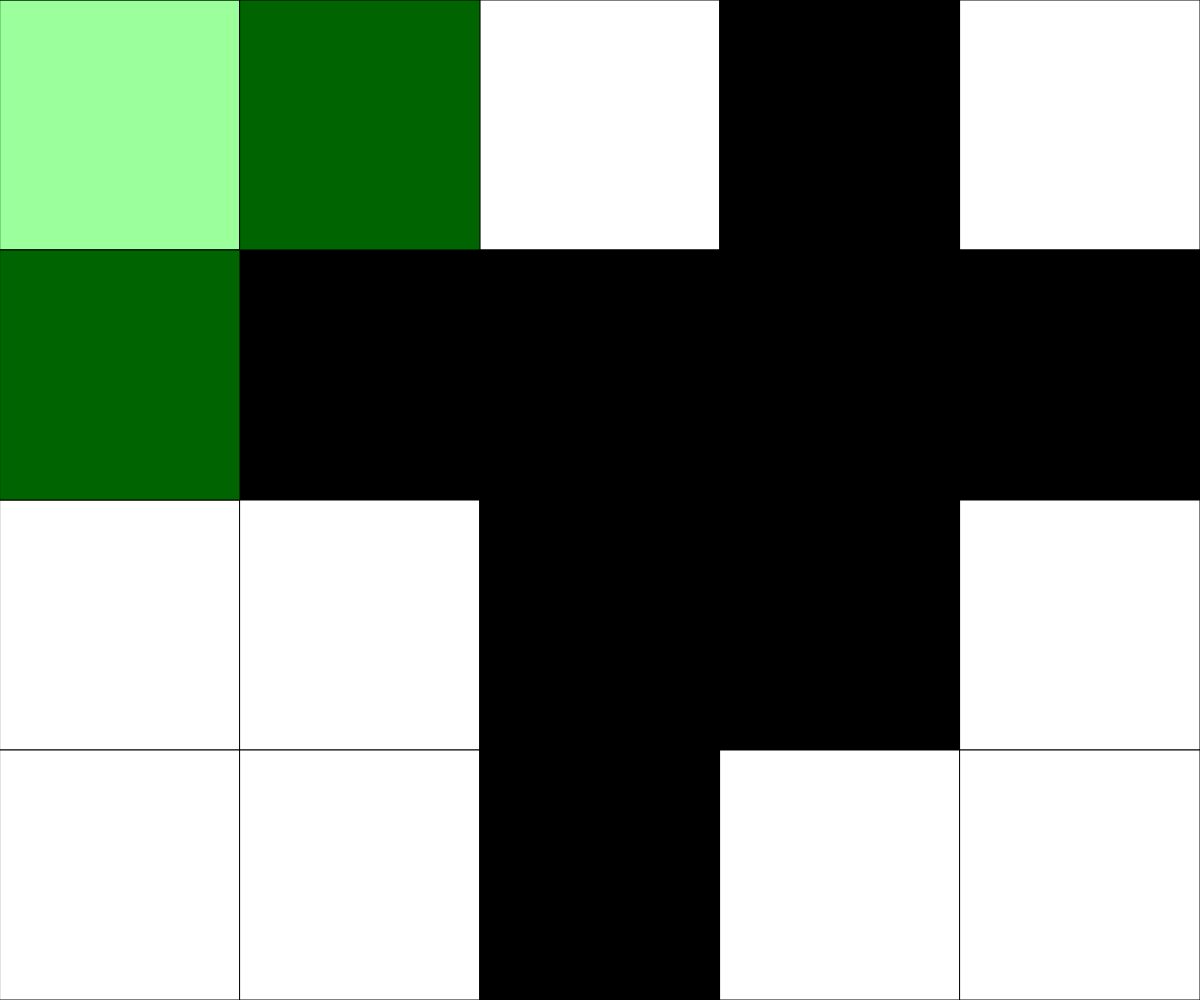
Frame 1 (no input)
Frame 60 (no input): identical to frame 1, image omitted
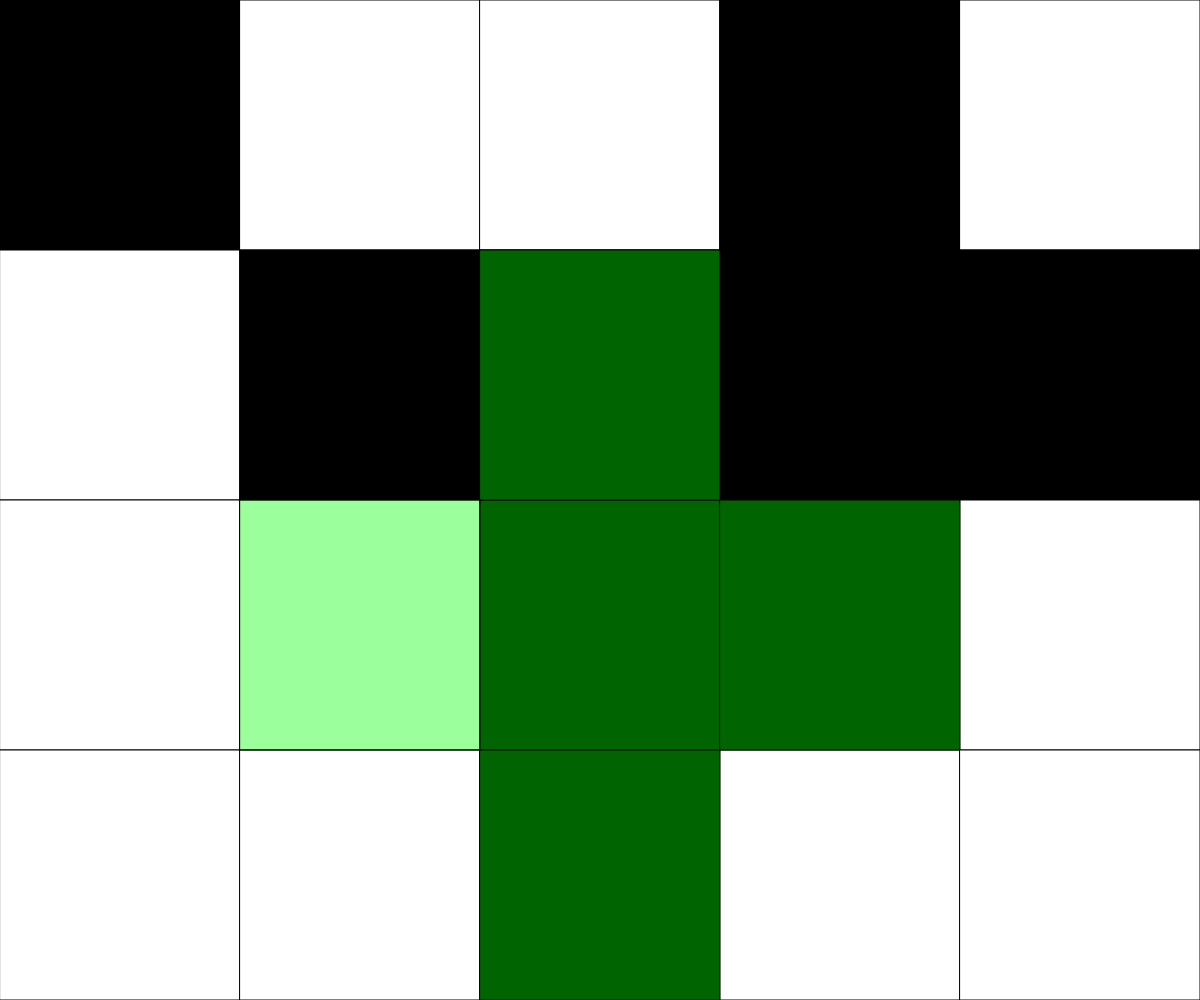
Frame 120 (the mouse pressed at the canvas centre since frame 60)

The p5.js sketch that drew these frames (run headless with seeded random() and noise() and a simulated clock; from frame 60 on, the mouse is pressed at the canvas centre):

// p5.js sketch
// ── sketch.js
// Project Title
// Your Name
// Date
//
// Extra for Experts:
// - describe what you did to take this project "above and beyond"
let NUM_ROWS = 4;//4 square in vertical
let NUM_COLS = 5;//5 square in horizontal
let rectWidth, rectHeight;
let currentRow, currentCol;
let gridData = [[0, 0, 0, 0, 0],
                 [0, 0, 0, 0, 0],
                 [0, 255, 0, 0, 0],
                 [255, 255, 255, 0, 0]];

let isCrossPattern = true;// Initialize pattern type

function setup() {
  createCanvas(windowWidth, windowHeight);
  rectWidth = width / NUM_COLS;// average each square
  rectHeight = height / NUM_ROWS;
  randomizeBoard(); // Randomize the starting board
}

function draw() {
  background(220);
  determineActiveSquare();
  drawGrid();// Determine which tile the mouse cursor is over    // Draw the overlay indicating affected squares
  overLay();  // Render the current game board to the screen
  Win(); //check win condition     
}

function mousePressed() {
  if (keyIsDown(SHIFT)) { // Check for shift key press
    flip(currentCol, currentRow); // Flip only the square under the mouse
    } else {// Flip based on current pattern type
    flip(currentCol, currentRow);// Flip center square
    if (isCrossPattern) { // Cross-shaped pattern flips
      flip(currentCol - 1, currentRow);
      flip(currentCol + 1, currentRow);
      flip(currentCol, currentRow - 1);
      flip(currentCol, currentRow + 1);
    } else {// Square pattern flips
      flip(currentCol -1, currentRow  );
      flip(currentCol , currentRow -1 );
      flip(currentCol -1, currentRow -1 );
}
}
}
function flip(col, row) { // given a column and row for the 2D array, flip its value from 0 to 255 or 255 to 0
  // conditions ensure that the col and row given are valid and exist for the array. If not, no operations take place.
  if (col >= 0 && col < NUM_COLS ){
    if (row >= 0 && row < NUM_ROWS){
      if (gridData[row][col] === 0) gridData[row][col] = 255;
      else gridData[row][col] = 0;
    }
  }
  }

function determineActiveSquare() {// An expression to run each frame to determine where the mouse currently is.
  currentRow = int(mouseY / rectHeight);
  currentCol = int(mouseX / rectWidth);
}


function drawGrid() {// Render a grid of squares - fill color set according to data stored in the 2D array
  for (let x = 0; x < NUM_COLS; x++) {
    for (let y = 0; y < NUM_ROWS; y++) {
      fill(gridData[y][x]);
      rect(x * rectWidth, y * rectHeight, rectWidth, rectHeight);
    }
  }
}

function Win() {
  let firstValue = gridData[0][0];
  for (let row of gridData) {//check all rows are the same colour
    for (let cell of row) {
      if (cell !== firstValue) {
        return; 
      }
    }
  }
  displayWin(); 
}

function displayWin() {
  fill(255,0,0);
  textSize(32);
  textAlign(CENTER);
  text("You Win!", width / 2, height / 2);//show the win text in the middle if we are win
}

function randomizeBoard() {
  for (let y = 0; y < NUM_ROWS; y++) {
    for (let x = 0; x < NUM_COLS; x++) {
      gridData[y][x] = random([0, 255]);//random square every time at begining
    }
  }
}

function keyPressed() { //change cross-shape or square shape
  if (key === ' ') { 
    isCrossPattern = !isCrossPattern;
  }
}
function overLay() {
  fill(0, 255, 0, 100); // Semi-transparent green for the overlay

  if (isCrossPattern) {
    rect(currentCol * rectWidth, currentRow * rectHeight, rectWidth, rectHeight);
    // Cross pattern overlay
    if (currentRow > 0) {
      rect(currentCol * rectWidth, (currentRow - 1) * rectHeight, rectWidth, rectHeight); // Above
    }
    if (currentCol > 0) {
      rect((currentCol - 1) * rectWidth, currentRow * rectHeight, rectWidth, rectHeight); // Left
    }
    if (currentCol < NUM_COLS - 1) {
      rect((currentCol + 1) * rectWidth, currentRow * rectHeight, rectWidth, rectHeight); // Right
    }
    if (currentRow < NUM_ROWS - 1) {
      rect(currentCol * rectWidth, (currentRow + 1) * rectHeight, rectWidth, rectHeight); // Below
    }
  } else {
    // New pattern overlay
    rect(currentCol * rectWidth, currentRow * rectHeight, rectWidth, rectHeight); // Center square
    if (currentRow > 0) {
      rect(currentCol * rectWidth, (currentRow - 1) * rectHeight, rectWidth, rectHeight); // Above
    }
    if (currentCol > 0) {
      rect((currentCol - 1) * rectWidth, currentRow * rectHeight, rectWidth, rectHeight); // Left
    }
    if (currentCol > 0 && currentRow > 0) {
      rect((currentCol - 1) * rectWidth, (currentRow - 1) * rectHeight, rectWidth, rectHeight); // Left above
    }
  }
}
